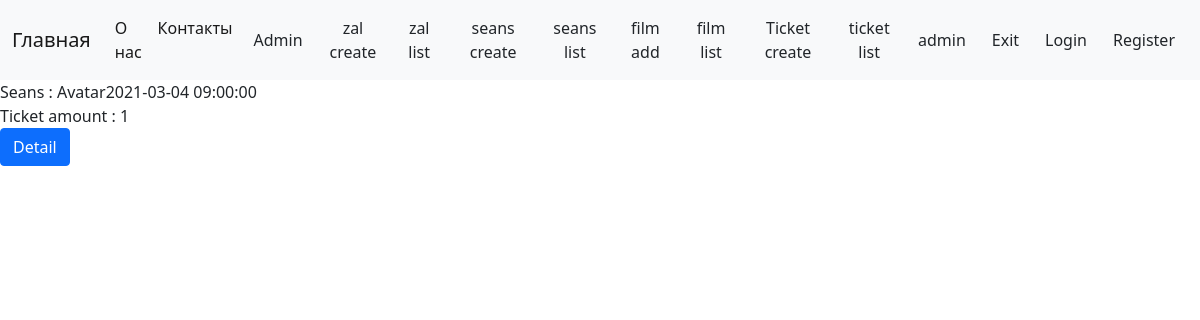
/ticket/1/ (signed in), run on an earlier commit of the app's database.
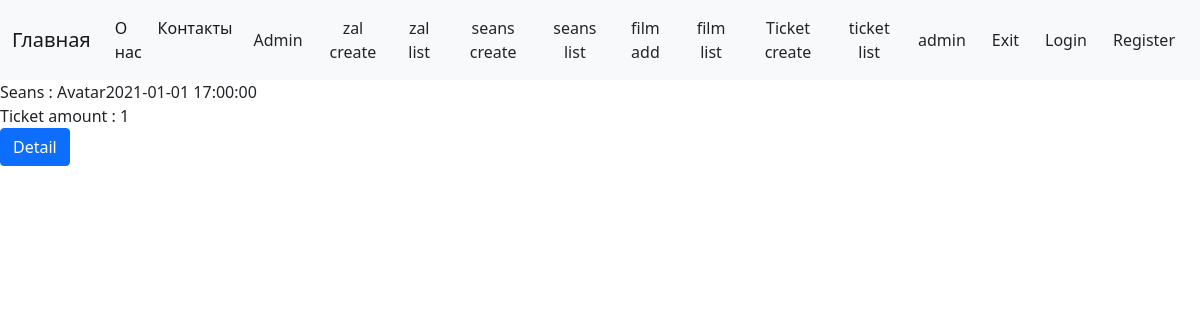
And on a later commit of the database.
### ticket/models.py (models this page shows, shortened)
class Ticket(models.Model):
    seans = models.ForeignKey(Seans, related_name='tickets', on_delete=models.CASCADE)
    user = models.ForeignKey('auth.User', on_delete=models.CASCADE)
    amount = models.PositiveIntegerField(default=1)

### zal/models.py (models this page shows, shortened)
class Seans(models.Model):
    seans_group = models.ForeignKey(SeansGroup,related_name='seanses', on_delete=models.CASCADE)
    date_start = models.DateField(default=0)
    date_end = models.DateField(default=0)
    time_start = models.TimeField(default=0)
    time_end = models.TimeField(default=0)
    film = models.ForeignKey(Film, on_delete=models.CASCADE, default=1)
    zal = models.ForeignKey(Zal, on_delete=models.CASCADE)
    price = models.IntegerField(default=10)
    def __str__(self):
        return f'{self.film}{self.date_start} {self.time_start}'

class Film(models.Model):
    name = models.CharField(max_length=128)
    description = models.CharField(max_length=255,
                                   verbose_name='Описание'
                                   )
    def __str__(self):
        return self.name

### ticket/views.py (the view)
# urls.py: path('ticket/<int:pk>/', TicketDetail.as_view(), name='ticket-detail'),
class TicketDetail(LoginRequiredMixin, DetailView):
    model = Ticket
    template_name = 'ticket-detail.html'

### ticket/templates/ticket-detail.html
{% extends 'static/base.html' %}
{% block content %}
    <div>
        Seans : {{ ticket.seans }}
    </div>
    <div>
        Ticket amount : {{ ticket.amount }}
    </div>
    <a href="{% url "ticket-detail" pk=ticket.id %}" class="btn btn-primary">Detail</a>
{% endblock %}

What changed in the data, as far as the page shows it:
changed Ticket: seans "Avatar2021-03-04 09:00:00" → "Avatar2021-01-01 17:00:00"
